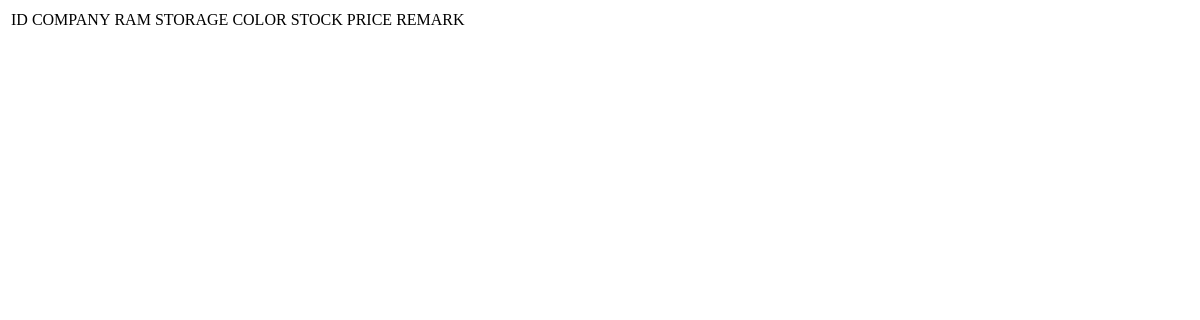
Before: /laptop/show/ with the older database file.
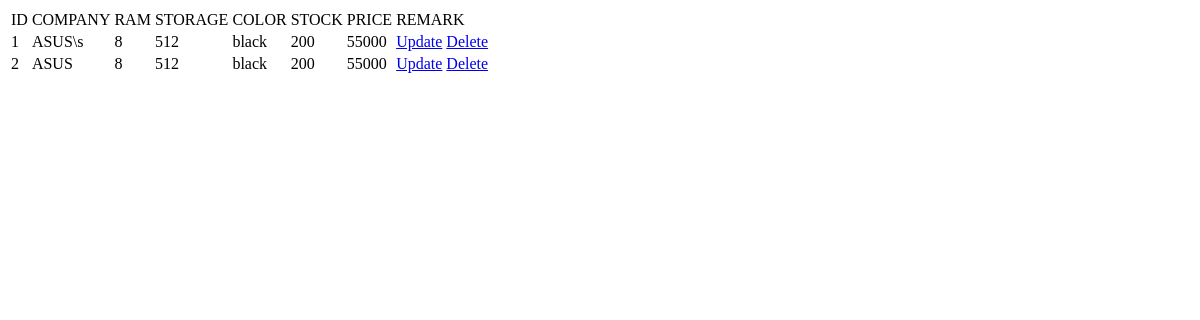
After: the same page with the newer database file.
### laptop_app/models.py (models this page shows)
class Laptop(models.Model):
    company = models.CharField(max_length=50)
    ram = models.PositiveIntegerField(help_text="RAM size in GB")
    storage = models.PositiveIntegerField(help_text="Storage in GB")
    color=models.CharField(max_length=20)
    stock=models.IntegerField()
    price=models.IntegerField()

### laptop_app/views.py (the view)
# urls.py: path("show/",show_view,name='show'),
def show_view(request):
    laptop=Laptop.objects.all()
    template_name='laptop_app/show_laptop.html'
    context={"laptop":laptop}
    return render(request, template_name, context)

### template/laptop_app/show_laptop.html (shortened to what this page needs)
<!DOCTYPE html>
<html lang="en">
<head>
</head>
<body>
<table>
    <thead>
    <tr>
        <td>ID</td>
        <td>COMPANY</td>
        <td>RAM</td>
        <td>STORAGE</td>
        <td>COLOR</td>
        <td>STOCK</td>
        <td>PRICE</td>
        <td>REMARK</td>
    </tr>
    </thead>
    <tbody>
    {% for lap in laptop %}
    <tr>
        <td>{{lap.id}}</td>
        <td>{{lap.company}}</td>
        <td>{{lap.ram}}</td>
        <td>{{lap.storage}}</td>
        <td>{{lap.color}}</td>
        <td>{{lap.stock}}</td>
        <td>{{lap.price}}</td>
        <td>
            <a href="{% url 'update' lap.id %}">Update</a>
            <a href="{% url 'delete' lap.id %}">Delete</a>
        </td>
    </tr>
    {% endfor%}
    </tbody>
</table>
</body>
</html>

Changed rows visible on the page:
added Laptop: id "1", company "ASUS\\s", ram "8", storage "512", color "black", stock "200", price "55000"
added Laptop: id "2", company "ASUS", ram "8", storage "512", color "black", stock "200", price "55000"
